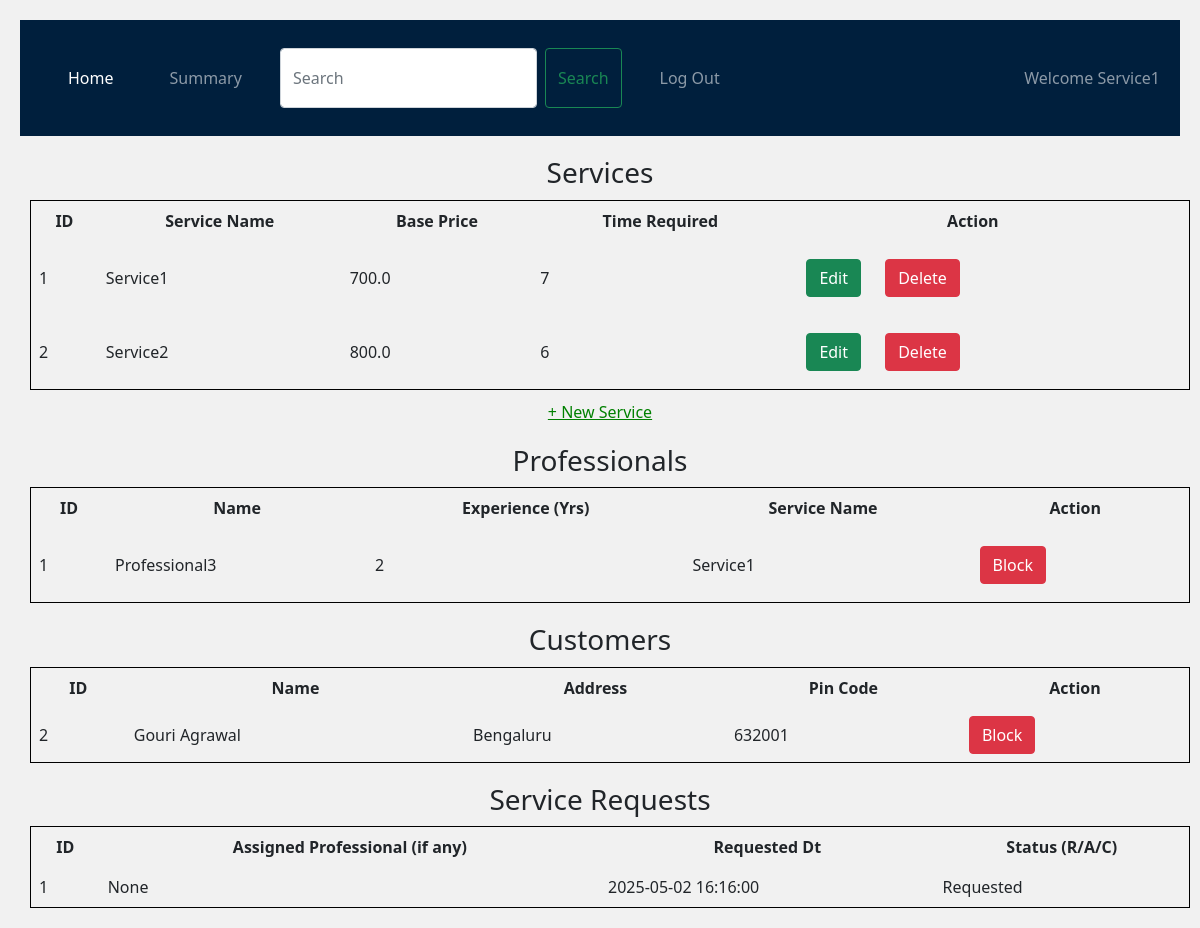
Page /admin_dashboard/Service1 on the earlier database version.
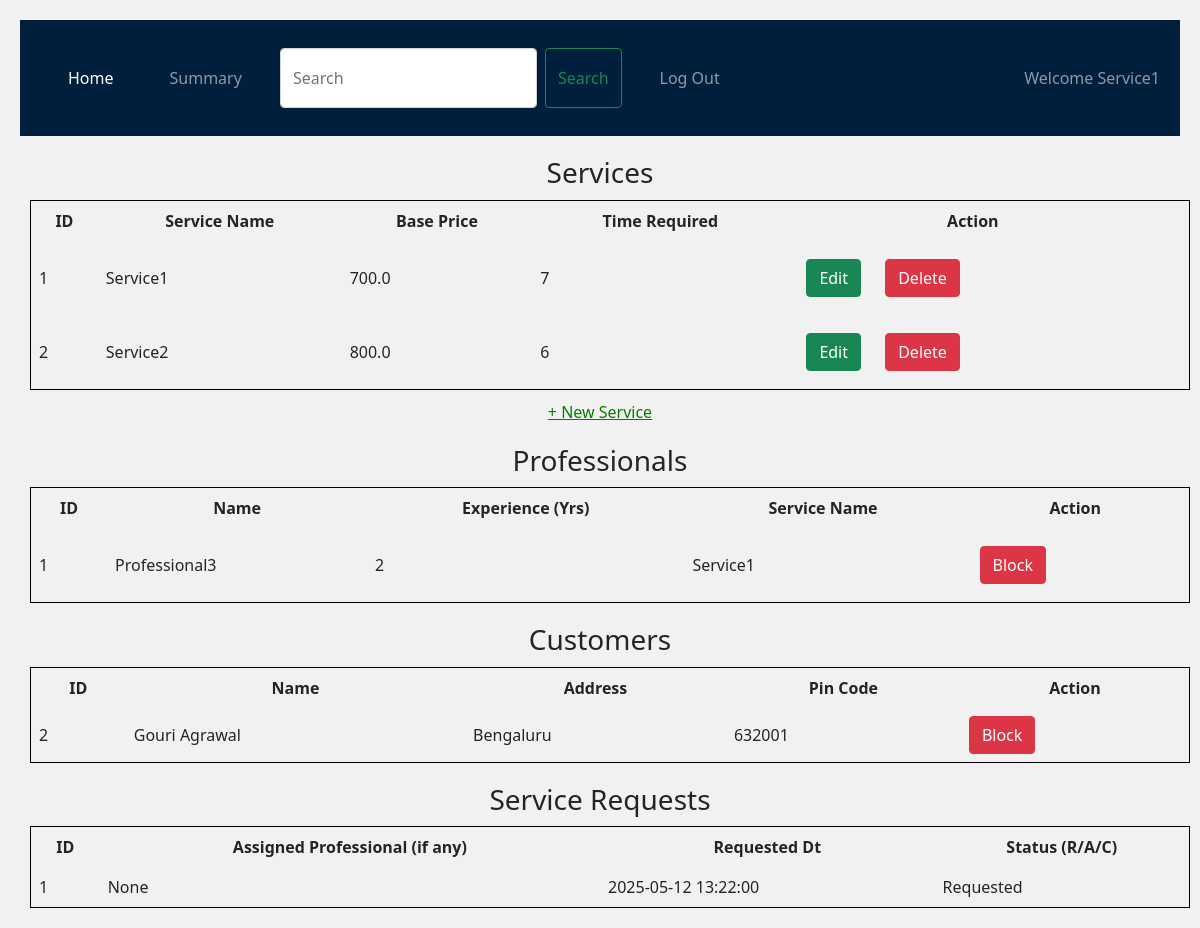
Same page on the later database version.
### backend/models.py (models this page shows)
class Service_Request(db.Model):
	__tablename__="service_request"
	id=db.Column(db.Integer,primary_key=True)
	service_name=db.Column(db.String,nullable=False)
	service_id=db.Column(db.Integer,db.ForeignKey("service.id"),nullable=False)
	customer_id=db.Column(db.Integer,db.ForeignKey("user.id"),nullable=False)
	professional_id=db.Column(db.Integer,db.ForeignKey("professional.id"),nullable=False)
	dor=db.Column(db.DateTime,nullable=False)
	doc=db.Column(db.DateTime)
	status=db.Column(db.String,default="Requested")
	additional_request=db.Column(db.String)
	feedback=db.Column(db.String)

### backend/controllers.py (the view)
@app.route("/admin_dashboard/<name>")
def admin_dashboard(name):
    services=get_services()
    professionals=get_professionals()
    service_requests=get_requests()
    customers=get_customers()
    return render_template("admin_dashboard.html",name=name,services=services,professionals=professionals,service_requests=service_requests,customers=customers)

### backend/controllers.py (called while the page is built)
def get_services():
    services=Service.query.all()
    return services

def get_professionals():
    professionals=Professional.query.all()
    return professionals

def get_requests():
    service_requests=Service_Request.query.all()
    return service_requests

def get_customers():
    customers=User.query.all()
    return customers

### templates/admin_dashboard.html (shortened to what the changed rows need)
  {% extends "admin_layout.html" %}
  {% block content  %}
        <div class="section">
            {% if services %}
            <table>
                <thead>
                    <tr>
                        <th>ID</th>
                        <th>Service Name</th>
                        <th>Base Price</th>
                        <th>Time Required</th>
                        <th>Action<th></th></th>
                    </tr>
                </thead>
            </table>
            {% else %}
                <h2 class="center">No Services Available</h2>
            {% endif %}
        </div>
        <div class="section">
            {% if professionals %}
            <table>
                <thead>
                    <tr>
                        <th>ID</th>
                        <th>Name</th>
                        <th>Experience (Yrs)</th>
                        <th>Service Name</th>
                        <th>Action</th>
                    </tr>
                </thead>
            </table>
            {% else %}
                <h2 class="center">No Professionals Available</h2>
            {% endif %}
        </div>
        <div class="section">
            {% if customers %}
            <table>
                <thead>
                    <tr>
                        <th>ID</th>
                        <th>Name</th>
                        <th>Address</th>
                        <th>Pin Code</th>
                        <th>Action</th>
                    </tr>
                </thead>
            </table>
            {% else %}
                <h2 class="center">No Customer Available</h2>
            {% endif %}
        </div>
        <div class="section">
            {% if service_requests %}
            <table>
                <thead>
                    <tr>
                        <th>ID</th>
                        <th>Assigned Professional (if any)</th>
                        <th>Requested Dt</th>
                        <th>Status (R/A/C)</th>
                    </tr>
                </thead>
                {% for service_request in service_requests %}
                <tbody>
                    <tr>
                        <td>{{service_request.id}}</td>
                        <td>{{service_request.feedback}}</td>
                        <td>{{service_request.dor}}</td>
                        <td>{{service_request.status}}</td>
                    </tr>
                </tbody>
                {% endfor %}
            </table>
            {% else %}
                <h2 class="center"> No Requests Available</h2>
            {% endif %}
        </div>
        {% endblock  %}

Differences in the rows shown:
changed Service_Request "None": dor "2025-05-02 16:16:00" → "2025-05-12 13:22:00"
